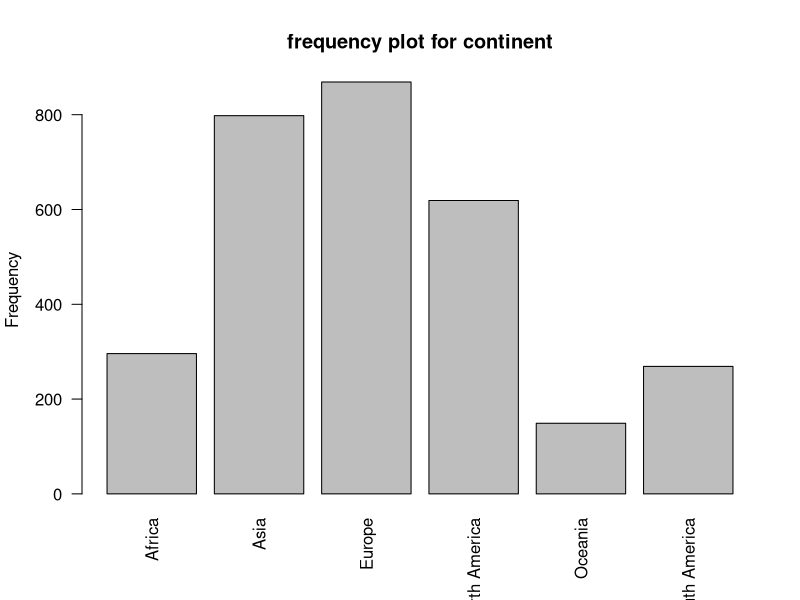

Source code (R):
#This is the Analyisis for the Statistics 2 project by Daniel Puglisi 3355544, Giulio Bondi .... and Matteo D'Anna.

#For simplicity we rename the Hotels file to "hotels"
hotels <- read.csv("30457_hotel _2026_2027.csv")

#Starting with Descriptive analysis for each category

#Continent (Nominal Variable)
counts <- table(hotels$continent)

continent_summary <-data.frame(
  Category = names(counts),
  Frequency = as.vector (counts),
  Relative_Frequency = round(as.vector(prop.table(counts)),4),
  percentage = round(100*as.vector(prop.table(counts)),2)
)

barplot(counts,
        names.arg = names(counts),
        main = "frequency plot for continent",
        ylab = "Frequency",
        las = 2
)
